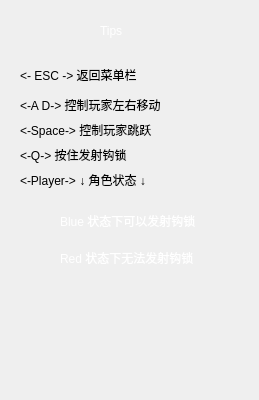
<?xml version="1.0" encoding="UTF-8"?>
<ui version="4.0">
 <class>GameInstruction</class>
 <widget class="QDialog" name="GameInstruction">
  <property name="geometry">
   <rect>
    <x>0</x>
    <y>0</y>
    <width>259</width>
    <height>400</height>
   </rect>
  </property>
  <property name="windowTitle">
   <string>Dialog</string>
  </property>
  <widget class="QLabel" name="label">
   <property name="geometry">
    <rect>
     <x>0</x>
     <y>0</y>
     <width>261</width>
     <height>401</height>
    </rect>
   </property>
   <property name="styleSheet">
    <string notr="true">border-image: url(:/resources/map/GameMap8.png);</string>
   </property>
   <property name="text">
    <string/>
   </property>
  </widget>
  <widget class="QLabel" name="label_2">
   <property name="geometry">
    <rect>
     <x>20</x>
     <y>70</y>
     <width>241</width>
     <height>71</height>
    </rect>
   </property>
   <property name="styleSheet">
    <string notr="true">font: 16pt &quot;Agency FB&quot;;
color: qlineargradient(spread:pad, x1:0, y1:0, x2:1, y2:0, stop:0.210227 rgba(255, 224, 11, 255), stop:0.843575 rgba(255, 255, 255, 255));</string>
   </property>
   <property name="text">
    <string>&lt;-A D-&gt;  控制玩家左右移动</string>
   </property>
  </widget>
  <widget class="QLabel" name="label_3">
   <property name="geometry">
    <rect>
     <x>20</x>
     <y>100</y>
     <width>231</width>
     <height>61</height>
    </rect>
   </property>
   <property name="styleSheet">
    <string notr="true">color: qlineargradient(spread:pad, x1:0, y1:0, x2:1, y2:0, stop:0.210227 rgba(255, 224, 11, 255), stop:0.843575 rgba(255, 255, 255, 255));
font: 16pt &quot;Agency FB&quot;;</string>
   </property>
   <property name="text">
    <string>&lt;-Space-&gt; 控制玩家跳跃</string>
   </property>
  </widget>
  <widget class="QLabel" name="label_4">
   <property name="geometry">
    <rect>
     <x>20</x>
     <y>130</y>
     <width>241</width>
     <height>51</height>
    </rect>
   </property>
   <property name="styleSheet">
    <string notr="true">font: 16pt &quot;Agency FB&quot;;
color: qlineargradient(spread:pad, x1:0, y1:0, x2:1, y2:0, stop:0.210227 rgba(255, 224, 11, 255), stop:0.843575 rgba(255, 255, 255, 255));</string>
   </property>
   <property name="text">
    <string>&lt;-Q-&gt; 按住发射钩锁 </string>
   </property>
  </widget>
  <widget class="QLabel" name="label_5">
   <property name="geometry">
    <rect>
     <x>20</x>
     <y>160</y>
     <width>221</width>
     <height>41</height>
    </rect>
   </property>
   <property name="styleSheet">
    <string notr="true">font: 16pt &quot;Agency FB&quot;;
color: qlineargradient(spread:pad, x1:0, y1:0, x2:1, y2:0, stop:0.210227 rgba(255, 224, 11, 255), stop:0.843575 rgba(255, 255, 255, 255));</string>
   </property>
   <property name="text">
    <string>&lt;-Player-&gt;      ↓ 角色状态  ↓</string>
   </property>
  </widget>
  <widget class="QLabel" name="label_6">
   <property name="geometry">
    <rect>
     <x>30</x>
     <y>210</y>
     <width>21</width>
     <height>21</height>
    </rect>
   </property>
   <property name="styleSheet">
    <string notr="true">border-image: url(:/resources/player/speed1.png);</string>
   </property>
   <property name="text">
    <string/>
   </property>
  </widget>
  <widget class="QLabel" name="label_7">
   <property name="geometry">
    <rect>
     <x>30</x>
     <y>250</y>
     <width>21</width>
     <height>21</height>
    </rect>
   </property>
   <property name="styleSheet">
    <string notr="true">border-image: url(:/resources/player/speed4.png);</string>
   </property>
   <property name="text">
    <string/>
   </property>
  </widget>
  <widget class="QLabel" name="label_8">
   <property name="geometry">
    <rect>
     <x>60</x>
     <y>210</y>
     <width>221</width>
     <height>21</height>
    </rect>
   </property>
   <property name="styleSheet">
    <string notr="true">font: 12pt &quot;宋体&quot;;
color: qlineargradient(spread:pad, x1:0, y1:0, x2:1, y2:0, stop:0.210227 rgba(255, 224, 11, 255), stop:0.843575 rgba(255, 255, 255, 255));</string>
   </property>
   <property name="text">
    <string>Blue 状态下可以发射钩锁</string>
   </property>
  </widget>
  <widget class="QLabel" name="label_9">
   <property name="geometry">
    <rect>
     <x>60</x>
     <y>250</y>
     <width>281</width>
     <height>16</height>
    </rect>
   </property>
   <property name="styleSheet">
    <string notr="true">font: 12pt &quot;宋体&quot;;
color: qlineargradient(spread:pad, x1:0, y1:0, x2:1, y2:0, stop:0.210227 rgba(255, 224, 11, 255), stop:0.843575 rgba(255, 255, 255, 255));</string>
   </property>
   <property name="text">
    <string>Red 状态下无法发射钩锁</string>
   </property>
  </widget>
  <widget class="QLabel" name="label_10">
   <property name="geometry">
    <rect>
     <x>100</x>
     <y>10</y>
     <width>61</width>
     <height>41</height>
    </rect>
   </property>
   <property name="styleSheet">
    <string notr="true">font: 22pt &quot;Kristen ITC&quot;;
color: rgb(255, 255, 255);</string>
   </property>
   <property name="text">
    <string>Tips</string>
   </property>
  </widget>
  <widget class="QLabel" name="label_11">
   <property name="geometry">
    <rect>
     <x>20</x>
     <y>50</y>
     <width>191</width>
     <height>51</height>
    </rect>
   </property>
   <property name="styleSheet">
    <string notr="true">font: 16pt &quot;Agency FB&quot;;
color: qlineargradient(spread:pad, x1:0, y1:0, x2:1, y2:0, stop:0.210227 rgba(255, 224, 11, 255), stop:0.843575 rgba(255, 255, 255, 255));</string>
   </property>
   <property name="text">
    <string>&lt;- ESC -&gt; 返回菜单栏</string>
   </property>
  </widget>
 </widget>
 <resources/>
 <connections/>
</ui>
